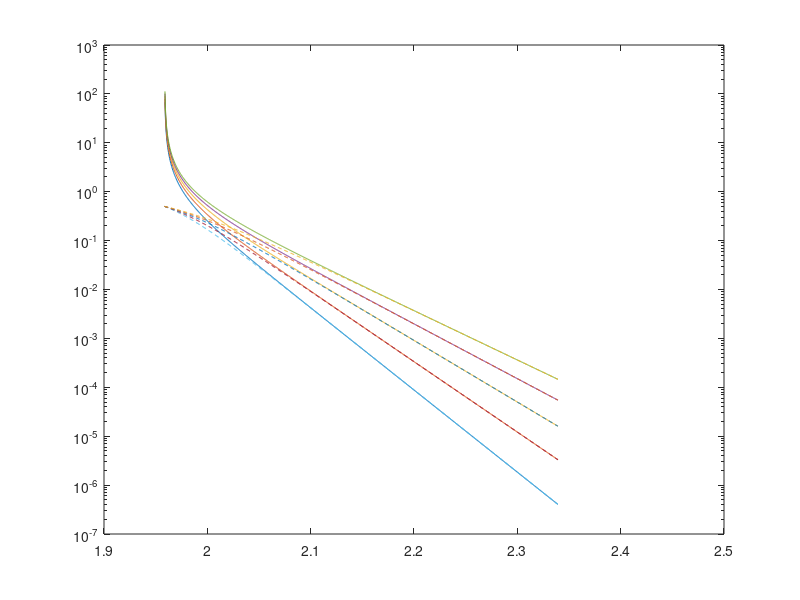

Here is the MATLAB script that generated this plot:
clear 
close all
clc

El = 1239.8/633; % laser energy
Elim = 1239.8/530;
Kb = 8.6173303*1e-5; % eV /K
n_oc = @(p,x) p(1)./(exp((x-El)./(Kb.*p(2)))-1); % ocupation number
n_oc_f = @(p,x) p(1)./(exp((x-El)./(Kb.*p(2)))+1); % ocupation number

E = linspace(El,Elim,1000); % eV


T=300:50:500; % Temp in K

for n=1:length(T)
S_bose(n,:) = n_oc([1,T(n)],E);
S_fer(n,:) = n_oc_f([1,T(n)],E);
end

figure
semilogy(E,S_bose)
hold all
semilogy(E,S_fer,'--')

